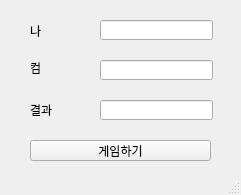
<?xml version="1.0" encoding="UTF-8"?>
<ui version="4.0">
 <class>MainWindow</class>
 <widget class="QMainWindow" name="MainWindow">
  <property name="geometry">
   <rect>
    <x>0</x>
    <y>0</y>
    <width>241</width>
    <height>195</height>
   </rect>
  </property>
  <property name="windowTitle">
   <string>MainWindow</string>
  </property>
  <widget class="QWidget" name="centralwidget">
   <widget class="QLabel" name="lblMine">
    <property name="geometry">
     <rect>
      <x>30</x>
      <y>20</y>
      <width>56</width>
      <height>21</height>
     </rect>
    </property>
    <property name="text">
     <string>나</string>
    </property>
   </widget>
   <widget class="QLabel" name="lblCom">
    <property name="geometry">
     <rect>
      <x>30</x>
      <y>60</y>
      <width>56</width>
      <height>16</height>
     </rect>
    </property>
    <property name="text">
     <string>컴</string>
    </property>
   </widget>
   <widget class="QLabel" name="lblResult">
    <property name="geometry">
     <rect>
      <x>30</x>
      <y>100</y>
      <width>56</width>
      <height>20</height>
     </rect>
    </property>
    <property name="text">
     <string>결과</string>
    </property>
   </widget>
   <widget class="QLineEdit" name="leMine">
    <property name="geometry">
     <rect>
      <x>100</x>
      <y>20</y>
      <width>113</width>
      <height>20</height>
     </rect>
    </property>
   </widget>
   <widget class="QLineEdit" name="leCom">
    <property name="geometry">
     <rect>
      <x>100</x>
      <y>60</y>
      <width>113</width>
      <height>20</height>
     </rect>
    </property>
   </widget>
   <widget class="QLineEdit" name="leResult">
    <property name="geometry">
     <rect>
      <x>100</x>
      <y>100</y>
      <width>113</width>
      <height>20</height>
     </rect>
    </property>
   </widget>
   <widget class="QPushButton" name="pb">
    <property name="geometry">
     <rect>
      <x>30</x>
      <y>140</y>
      <width>181</width>
      <height>21</height>
     </rect>
    </property>
    <property name="text">
     <string>게임하기</string>
    </property>
   </widget>
  </widget>
  <widget class="QStatusBar" name="statusbar"/>
 </widget>
 <resources/>
 <connections/>
</ui>
